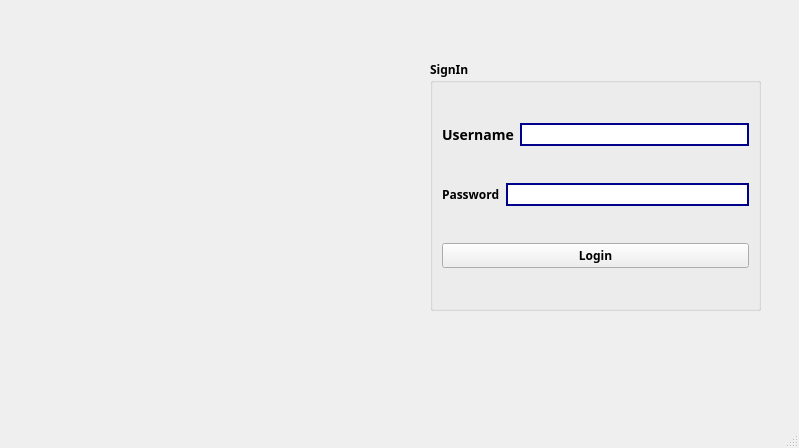
<?xml version="1.0" encoding="UTF-8"?>
<ui version="4.0">
 <class>MainWindow</class>
 <widget class="QMainWindow" name="MainWindow">
  <property name="geometry">
   <rect>
    <x>0</x>
    <y>0</y>
    <width>799</width>
    <height>448</height>
   </rect>
  </property>
  <property name="windowTitle">
   <string>MainWindow</string>
  </property>
  <widget class="QWidget" name="centralwidget">
   <widget class="QGroupBox" name="groupBox">
    <property name="geometry">
     <rect>
      <x>430</x>
      <y>60</y>
      <width>331</width>
      <height>251</height>
     </rect>
    </property>
    <property name="font">
     <font>
      <family>Fira Code</family>
      <bold>true</bold>
     </font>
    </property>
    <property name="title">
     <string>SignIn</string>
    </property>
    <layout class="QVBoxLayout" name="verticalLayout">
     <item>
      <layout class="QHBoxLayout" name="horizontalLayout_2">
       <item>
        <widget class="QLabel" name="label">
         <property name="font">
          <font>
           <family>Fira Code</family>
           <pointsize>-1</pointsize>
           <italic>false</italic>
           <bold>true</bold>
          </font>
         </property>
         <property name="styleSheet">
          <string notr="true">font-size: 14px;
font: bold;</string>
         </property>
         <property name="text">
          <string>Username</string>
         </property>
        </widget>
       </item>
       <item>
        <widget class="QLineEdit" name="lineEdit_username">
         <property name="styleSheet">
          <string notr="true">border-width: 1.5px;
border-style: solid;
border-color: darkblue;</string>
         </property>
        </widget>
       </item>
      </layout>
     </item>
     <item>
      <layout class="QHBoxLayout" name="horizontalLayout_3">
       <item>
        <widget class="QLabel" name="label_2">
         <property name="font">
          <font>
           <family>Fira Code</family>
           <bold>true</bold>
          </font>
         </property>
         <property name="text">
          <string>Password</string>
         </property>
        </widget>
       </item>
       <item>
        <widget class="QLineEdit" name="lineEdit_password">
         <property name="styleSheet">
          <string notr="true">border-width: 1.5px;
border-style: solid;
border-color: darkblue;</string>
         </property>
         <property name="echoMode">
          <enum>QLineEdit::Password</enum>
         </property>
        </widget>
       </item>
      </layout>
     </item>
     <item>
      <widget class="QPushButton" name="pushButton_Login">
       <property name="autoFillBackground">
        <bool>false</bool>
       </property>
       <property name="text">
        <string>Login</string>
       </property>
      </widget>
     </item>
    </layout>
   </widget>
   <widget class="QLabel" name="pictureLabel">
    <property name="geometry">
     <rect>
      <x>50</x>
      <y>60</y>
      <width>271</width>
      <height>241</height>
     </rect>
    </property>
    <property name="text">
     <string/>
    </property>
   </widget>
  </widget>
  <widget class="QMenuBar" name="menubar">
   <property name="geometry">
    <rect>
     <x>0</x>
     <y>0</y>
     <width>799</width>
     <height>24</height>
    </rect>
   </property>
  </widget>
  <widget class="QStatusBar" name="statusbar"/>
 </widget>
 <resources/>
 <connections/>
</ui>
